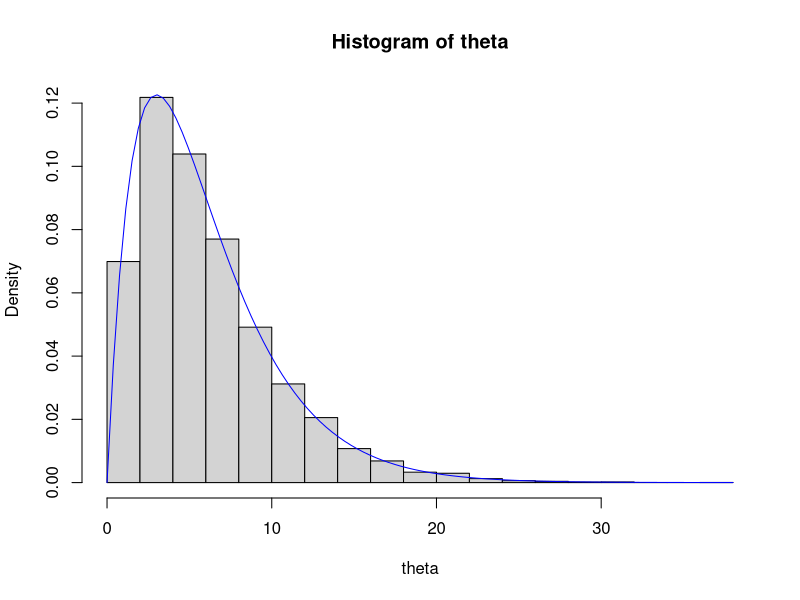

Here is the R script that generated this plot:
##########################################
#Montecarlo simulation examples
##########################################

set.seed(32)
#Sampling from a gamma distribution to use as posterior for sampling
m <- 10000
a <- 2.0
b <- 1.0/3.0
#100 draws from a gamma distribution
theta <- rgamma(n=m,shape=a,rate=b)
#compare plots and draws
hist(theta, freq=FALSE)
curve(dgamma(x,shape=a,rate=b), col="blue",add=TRUE)
#we can use the simulated values for a MC through the mean estimator
theta_av <- mean(theta)      
theta_av_theory <- a/b
#error of 10% in approximation, we can make a function of different ms
m_numbers  <- c(100,300,600,900,1200,1500,1600,2000,5000,10000,50000)

theta_avg <- function(X,shape,rate){
  mean(rgamma(n=X, shape=shape, rate=rate))
}
thet_avg <- sapply(m_numbers, theta_avg, shape=a, rate=b) #sapply is faster than doing for loops within R
errors <- thet_avg - (a/b)
#Other characteristics can be approximated, for example probability that theta is less than 5:
#indicator variable (boolean):
ind <- theta < 5
#an approximation to the probability of theta being less than 5:
mean(ind)
#with pgamma we can get the CDF to compare (0.497 with m=10000 to true CDF value 0.4963)
pgamma(q=5.0, shape=a, rate=b)

#the quantile functions are
qgamma(shape=a, rate=b, p=0.9)
quantile(theta, probs=0.9)
#For other functions which might not be in the available so MC might be useful then